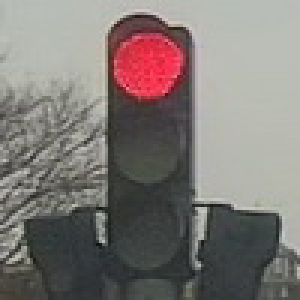
#> input picture output/red_signals/100_01.jpg, 100 x 100 px (shown 3 times larger)
$ python -i traffic_light_classification.py   (imports and definitions only)
#> lines starting #> are read from the running program, lines starting #| are printed output that depends on the picture; after the words box and inside, x2 and y2 are one past the last pixel; in counts of white or black regions, pixels touching at a corner belong together

import cv2
import numpy as np
import os
from zipfile import ZipFile
import shutil

# Step 1: Extract ZIP file
zip_dir = 'tlights.zip'  # Specify the path to your ZIP file here
extract_dir = 'output'  # Specify the path to the extraction directory here

# [2 lines not run here, left out]

# Step 2: Get the list of files
tlights_dir = os.path.join(extract_dir, 'tlights')
# [1 line that did not run here, left out]
# [1 line not run here, left out]

# Create directories for each category
output_dirs = {
    "red": os.path.join(extract_dir, 'red_signals'),
    "green": os.path.join(extract_dir, 'green_signals'),
    "yellow": os.path.join(extract_dir, 'yellow_signals'),
    "unclassifiable": os.path.join(extract_dir, 'unclassifiable_signals')
}
# [2 lines not run here, left out]

# Function to classify traffic light image
def classify_traffic_light(image_path):
    # Load the image
#> called with image_path = 'output/red_signals/100_01.jpg'
    img = cv2.imread(image_path)
#> img is the input picture: shape (100, 100, 3); mean B, G, R 118, 121.5, 127.6

    # Apply contrast enhancement (histogram equalization)
    img_yuv = cv2.cvtColor(img, cv2.COLOR_BGR2YUV)
#> img_yuv: shape (100, 100, 3); mean of channels 0, 1, 2 122.9, 125.8, 132
    img_yuv[:,:,0] = cv2.equalizeHist(img_yuv[:,:,0])
#> img_yuv: shape (100, 100, 3); mean of channels 0, 1, 2 130, 125.8, 132
    img = cv2.cvtColor(img_yuv, cv2.COLOR_YUV2BGR)
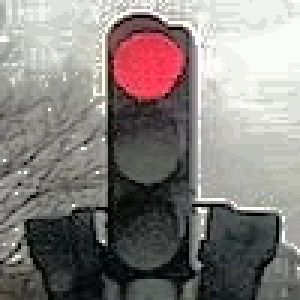
#> img: shape (100, 100, 3) (shown 3 times larger); mean B, G, R 125.6, 128.6, 134.6

    # Create a circular mask to focus on the central region
    h, w = img.shape[0], img.shape[1] # height and width of the image
#> h = 100; w = 100
    center = (w//2, h//2) # center of the image
#> center = (50, 50)
    radius = min(w, h)//2 # radius of the circle
#> radius = 50
    mask = np.zeros((h, w), dtype=np.uint8) # create a black mask
    cv2.circle(mask, center, radius, (1, 1, 1), thickness=-1) # draw a white circle on the mask
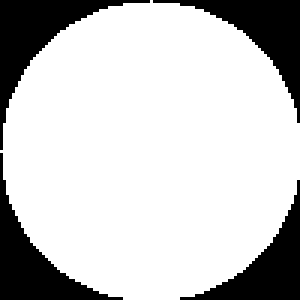
#> mask: shape (100, 100) (shown 3 times larger); values 0 (black) and 1 (white), 78.4% white; 4 black regions, box (x1, y1, x2, y2) and area: (0, 0, 50, 50) 589, (51, 0, 100, 41) 539, (0, 51, 41, 100) 539, (60, 60, 100, 100) 490

    # Apply the mask
    img = cv2.bitwise_and(img, img, mask=mask)
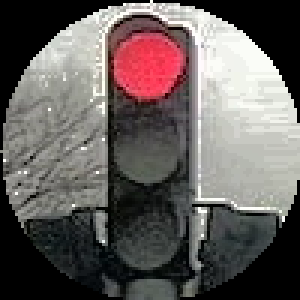
#> img: shape (100, 100, 3) (shown 3 times larger); mean B, G, R 92.7, 94.6, 101.2

    # Convert the image to the HSV color space
    hsv = cv2.cvtColor(img, cv2.COLOR_BGR2HSV)
#> hsv: shape (100, 100, 3); mean H, S, V 48.7, 29.3, 102.9

    # Define the color ranges for red, yellow, and green in the HSV space
    red_lower1 = np.array([0, 50, 50])
    red_upper1 = np.array([10, 255, 255])
    red_lower2 = np.array([160, 50, 50])
    red_upper2 = np.array([180, 255, 255])

    yellow_lower = np.array([15, 100, 100])
    yellow_upper = np.array([30, 255, 255])

    green_lower = np.array([40, 50, 50])
    green_upper = np.array([90, 255, 255])

    # Create masks for each color
    mask_red1 = cv2.inRange(hsv, red_lower1, red_upper1)
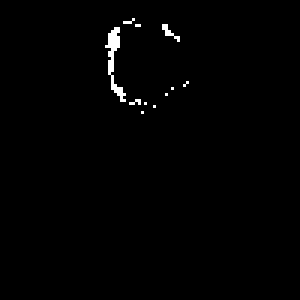
#> mask_red1: shape (100, 100) (shown 3 times larger); 0.89% white in thin lines or dots, all inside (x1, y1, x2, y2) = (35, 6, 63, 38)
    mask_red2 = cv2.inRange(hsv, red_lower2, red_upper2)
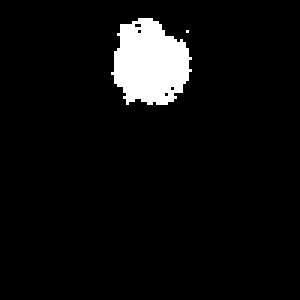
#> mask_red2: shape (100, 100) (shown 3 times larger); 5.7% white; 2 white regions (1 under 20 px), largest, box (x1, y1, x2, y2) and area: (37, 6, 64, 35) 568
    mask_red = cv2.add(mask_red1, mask_red2)
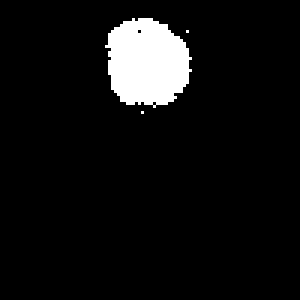
#> mask_red: shape (100, 100) (shown 3 times larger); 6.6% white; 3 white regions (2 under 20 px), largest, box (x1, y1, x2, y2) and area: (35, 6, 64, 36) 656
    mask_yellow = cv2.inRange(hsv, yellow_lower, yellow_upper)
#> mask_yellow: shape (100, 100); every value is 0
    mask_green = cv2.inRange(hsv, green_lower, green_upper)

    # Count the number of pixels for each color
    count_red = cv2.countNonZero(mask_red)
#> count_red = 658
    count_yellow = cv2.countNonZero(mask_yellow)
#> count_yellow = 0
    count_green = cv2.countNonZero(mask_green)
#> count_green = 0


    # Determine the dominant color
    max_count = max(count_red, count_yellow, count_green)
#> max_count = 658
    if max_count < 50:  # Threshold value for the minimum number of pixels
        return "unclassifiable"
    elif max_count == count_red:
        return "red"
    elif max_count == count_yellow:
        return "yellow"
    elif max_count == count_green:
        return "green"

# Initialize lists to store classified file names
red_signals = []
green_signals = []
yellow_signals = []
unclassifiable_signals = []

# Loop through all files and classify them
# [23 lines not run here, left out]

>>> result = classify_traffic_light('output/red_signals/100_01.jpg')
